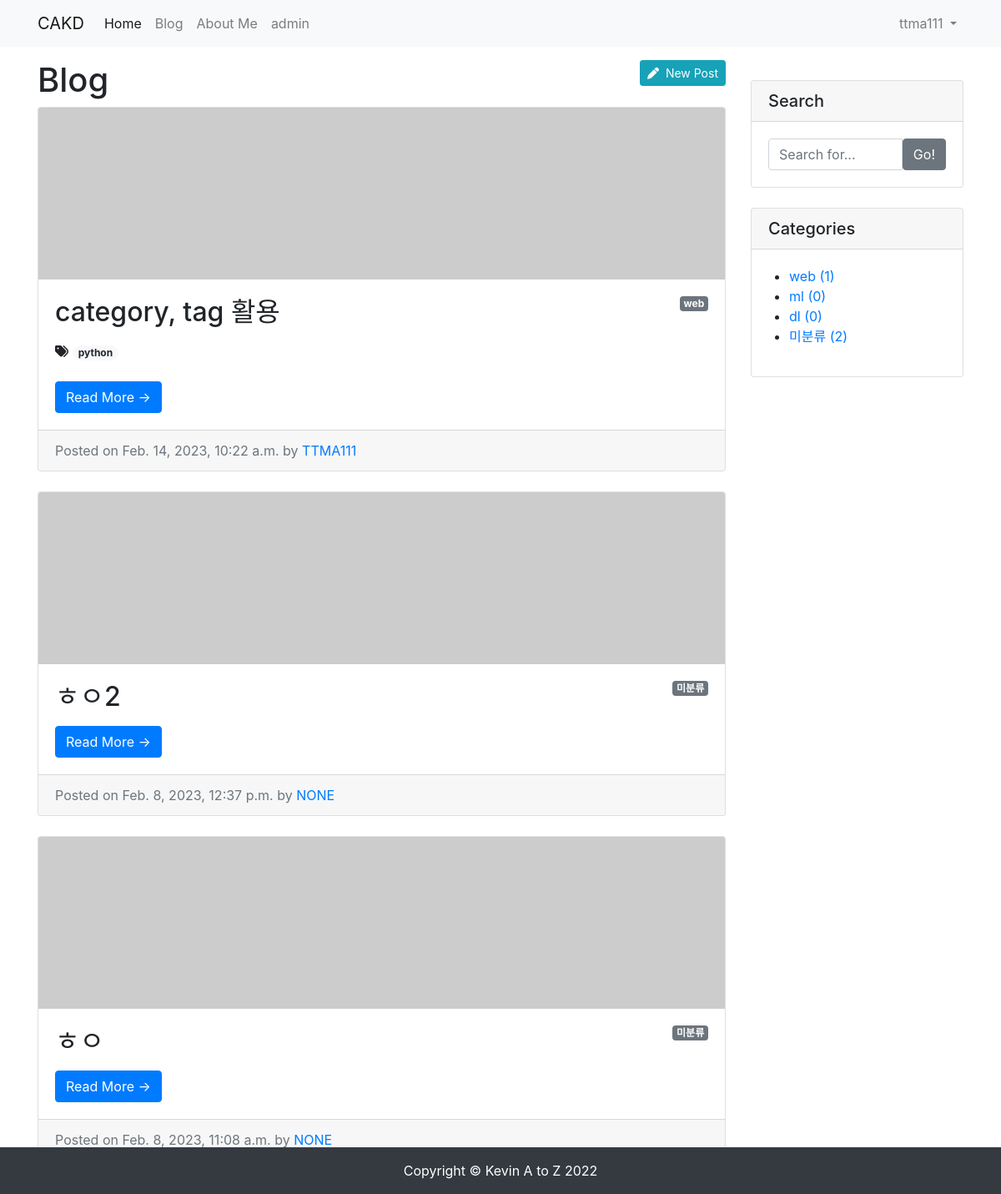
Screenshot of /blog/ (signed in) with the database file from the repository.
### blog/models.py (models this page shows, shortened)
class Post(models.Model):
    title = models.CharField(max_length=30)
    hook_text = models.CharField(max_length=100, blank=True)
    content = models.TextField()
    head_image = models.ImageField(upload_to='blog/images/%Y/%m/%d/', blank=True)
    file_upload = models.FileField(upload_to='blog/files/%Y/%m/%d/', blank=True)
    created_at = models.DateTimeField(auto_now_add=True)
    updated_at = models.DateTimeField(auto_now=True)
    author = models.ForeignKey(User, null=True, on_delete=models.SET_NULL)
    category = models.ForeignKey(Category, null=True, blank=True, on_delete=models.SET_NULL)
    tags = models.ManyToManyField(Tag, blank=True)
    def get_absolute_url(self): # 객체의 상세 페이지로 이동 할 수 있는 링크를 만들 수 있음, url 생성 규칙을 정의하는 메서드
        return f'/blog/{self.pk}/'
    def get_content_markdown(self):
        return markdown(self.content)

class Category(models.Model):
    name = models.CharField(max_length=50, unique=True)
    slug = models.SlugField(max_length=200, unique=True, allow_unicode=True)
    def __str__(self):
        return self.name
    def get_absolute_url(self):
        return f'/blog/category/{self.slug}/'
    class Meta:
        verbose_name_plural = 'categories'

class Tag(models.Model):
    name = models.CharField(max_length=50)
    slug = models.SlugField(max_length=200, unique=True, allow_unicode=True)
    def __str__(self):
        return self.name
    def get_absolute_url(self):
        return f'/blog/tag/{self.slug}/'

### blog/views.py (the view)
# urls.py: path('',views.PostList.as_view()),
class PostList(ListView):
    model = Post
    ordering = '-pk'
    paginate_by = 5
    def get_context_data(self, **kwargs):
        context = super(PostList,self).get_context_data()
        context['categories'] = Category.objects.all()
        context['no_category_post_count'] = Post.objects.filter(category=None).count()
        return context

### blog/templates/blog/post_list.html (shortened to what this page needs)
{% extends 'blog/base.html' %}
{% block main_area %}
    {% if user.is_authenticated%}
        {% if user.is_superuser or user.is_staff %}
            <a class="btn btn-info btn-sm float-right" href="/blog/create_post/" role="button"><i class="fas fa-pen"></i>&nbsp;&nbsp;New Post</a>
        {% endif %}
    {% endif %}
    <h1>Blog
    </h1>
    {% if post_list.exists %}
    {% for p in post_list %}
    <div class="card mb-4" id="post-{{p.pk}}">
        {% if p.head_image %}
            <img class="card-img-top" src="{{ p.head_image.url }}" alt="{{ p }} head image">
        {% else %}
            <img class="card-img-top" src="https://picsum.photos/seed/{{ p.id }}/800/200" alt="random_image">
        {% endif %}
        <div class="card-body">
            {% if p.category %}
                <span class="badge badge-secondary float-right">{{ p.category }}</span>
            {% else %}
                <span class="badge badge-secondary float-right">미분류</span>
            {% endif %}
            <h2 class="card-title">{{ p.title}}</h2>
            {% if p.tags.exists %}
                        <i class="fas fa-tags"></i>
                        {% for tag in p.tags.iterator %}
                            <a href="{{ tag.get_absolute_url }}"><span class="badge badge-pill badge-light">{{ tag }}</span></a>
                        {% endfor %}
                        <br/>
                        <br/>
                    {% endif %}
            <a href="{{ p.get_absolute_url }}" class="btn btn-primary">Read More &rarr;</a>
        </div>
        <div class="card-footer text-muted">
            Posted on {{ p.created_at}} by
            <a href="#">{{p.author | upper}}</a>
        </div>
    </div>
{% endfor %}
    {% else %}
        <h3>아직 게시물이 없습니다.</h3>
    {% endif %}
{% endblock %}

### blog/templates/blog/base.html (shortened to what this page needs)
<html lang="en">
<head>
    <link rel="stylesheet" href="https://cdn.jsdelivr.net/npm/bootstrap@4.5.3/dist/css/bootstrap.min.css">
</head>
<body>
    {% include 'blog/navbar.html'%}
    <div class="container my-3">
        <div class="row">
            <div class="col-md-8 col-lg-9" id="main-area">
                {% block main_area %}
                {% endblock %}
            </div>
            <div class="col-md-4 col-lg-3">
                <div class="card my-4">
                    <h5 class="card-header">Search</h5>
                    <div class="card-body">
                        <div class="input-group">
                            <input type="text" class="form-control" placeholder="Search for...">
                            <span class="input-group-btn">
                                    <button class="btn btn-secondary" type="button">Go!</button>
                                </span>
                        </div>
                    </div>
                </div>
                <div class="card my-4" id="categories-card">
                    <h5 class="card-header">Categories</h5>
                    <div class="card-body">
                        <div class="row">
                            <ul>
                                {% for category in categories %}
                                <li>
                                    <a href="{{ category.get_absolute_url }}">{{ category }} ({{ category.post_set.count }})</a>
                                </li>
                                {% endfor %}
                                <li>
                                    <a href="/blog/category/no_category/">미분류 ({{ no_category_post_count }})</a>
                                </li>
                            </ul>
                        </div>
                    </div>
                </div>
            </div>
        </div>
    </div>
    <div class="fixed-bottom">
    {% include 'blog/footer.html'%}
    </div>
</body>
</html>

### blog/templates/blog/navbar.html (shortened to what this page needs)
{% load socialaccount %}
<nav class="navbar navbar-expand-lg navbar-light bg-light">
    <div class="container">
        <a class="navbar-brand" href="/">CAKD</a>
        <div class="collapse navbar-collapse" id="navbarNavDropdown">
            <ul class="navbar-nav">
                <li class="nav-item active">
                    <a class="nav-link" href="/">Home</a>
                </li>
                <li class="nav-item">
                    <a class="nav-link" href="/blog/">Blog</a>
                </li>
                <li class="nav-item">
                    <a class="nav-link" href="/about_me/">About Me</a>
                </li>
                <li class="nav-item">
                    <a class="nav-link" href="/admin/">admin</a>
                </li>
            </ul>
            <ul class="navbar-nav ml-auto"> {% if user.is_authenticated %} <li class="nav-item dropdown">
                    <a class="nav-link dropdown-toggle" href="#" id="navbarDropdownMenuLink" role="button"
                        data-toggle="dropdown" aria-haspopup="true" aria-expanded="false"> {{ user.username }} </a>
                </li> {% else %} <li class="nav-item">
                    <a class="nav-link" href="#" data-toggle="modal" data-target="#loginModal">Log In</a>
                </li> {% endif %} </ul>
        </div>
    </div>
</nav>

### rows the page displays
Post: category "web", title "category, tag 활용", created_at "Feb. 14, 2023, 10:22 a.m.", author "TTMA111"
Tag: name "python"
Post: shows "미분류", title "ㅎㅇ2", created_at "Feb. 8, 2023, 12:37 p.m.", author "NONE"
Post: shows "미분류", title "ㅎㅇ", created_at "Feb. 8, 2023, 11:08 a.m.", author "NONE"
Category: name "web", post_set.count "1"
Category: name "ml", post_set.count "0"
Category: name "dl", post_set.count "0"

### other values shown
{{ user.username }} "ttma111"
{{ no_category_post_count }} "2"
